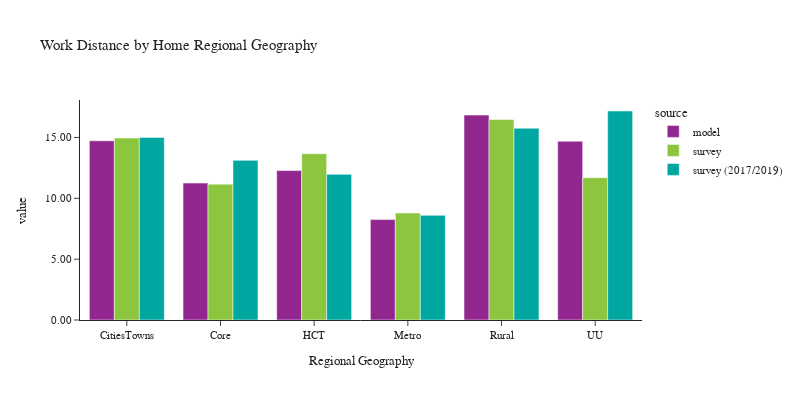

Notebook source saved alongside this figure:
### Code cell
plot_work_location(df_workers, 'rg_proposed_home', 'Home Regional Geography', 'Regional Geography')

### Figure 1 — Plotly figure (JSON) as saved in the notebook; plotly's stock layout.template omitted (floating-point values rounded to 4 significant figures)
{"data": [{"alignmentgroup": "True", "customdata": [[186202], [499065], [470024], [720945], [248514], [84972]], "hovertemplate": "source=model<br>rg_proposed_home=%{x}<br>value=%{y}<br>sample count=%{customdata[0]}<extra></extra>", "legendgroup": "model", "marker": {"color": "#91268F", "pattern": {"shape": ""}}, "name": "model", "offsetgroup": "model", "orientation": "v", "showlegend": true, "textposition": "auto", "x": ["CitiesTowns", "Core", "HCT", "Metro", "Rural", "UU"], "xaxis": "x", "y": [14.73, 11.25, 12.28, 8.251, 16.84, 14.69], "yaxis": "y", "type": "bar"}, {"alignmentgroup": "True", "customdata": [[96], [229], [357], [1787], [188], [35]], "hovertemplate": "source=survey<br>rg_proposed_home=%{x}<br>value=%{y}<br>sample count=%{customdata[0]}<extra></extra>", "legendgroup": "survey", "marker": {"color": "#8CC63E", "pattern": {"shape": ""}}, "name": "survey", "offsetgroup": "survey", "orientation": "v", "showlegend": true, "textposition": "auto", "x": ["CitiesTowns", "Core", "HCT", "Metro", "Rural", "UU"], "xaxis": "x", "y": [14.95, 11.16, 13.67, 8.792, 16.48, 11.7], "yaxis": "y", "type": "bar"}, {"alignmentgroup": "True", "customdata": [[111], [953], [380], [3929], [175], [47]], "hovertemplate": "source=survey (2017/2019)<br>rg_proposed_home=%{x}<br>value=%{y}<br>sample count=%{customdata[0]}<extra></extra>", "legendgroup": "survey (2017/2019)", "marker": {"color": "#00A7A0", "pattern": {"shape": ""}}, "name": "survey (2017/2019)", "offsetgroup": "survey (2017/2019)", "orientation": "v", "showlegend": true, "textposition": "auto", "x": ["CitiesTowns", "Core", "HCT", "Metro", "Rural", "UU"], "xaxis": "x", "y": [15.0, 13.12, 11.97, 8.603, 15.76, 17.18], "yaxis": "y", "type": "bar"}], "layout": {"xaxis": {"anchor": "y", "domain": [0.0, 1.0], "title": {"text": "Regional Geography"}}, "yaxis": {"anchor": "x", "domain": [0.0, 1.0], "title": {"text": "value"}, "tickformat": ".2f"}, "legend": {"title": {"text": "source"}, "tracegroupgap": 0}, "title": {"text": "Work Distance by Home Regional Geography"}, "barmode": "group", "font": {"size": 11}, "height": 400, "width": 800}}
